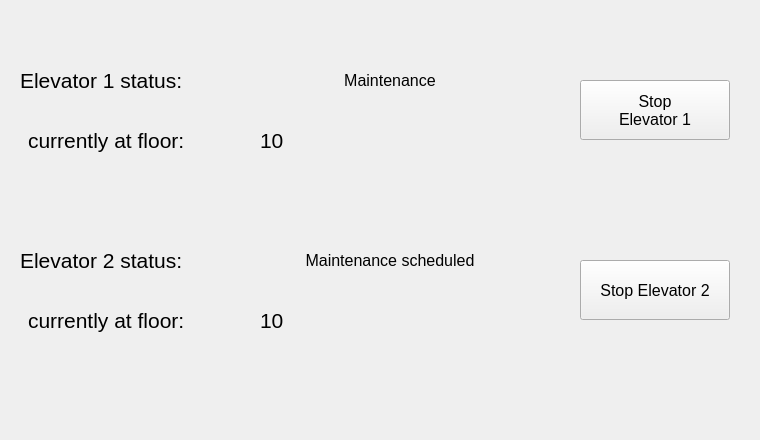
<?xml version="1.0" encoding="UTF-8"?>
<ui version="4.0">
 <class>RemoteWindow</class>
 <widget class="QMainWindow" name="RemoteWindow">
  <property name="geometry">
   <rect>
    <x>0</x>
    <y>0</y>
    <width>760</width>
    <height>440</height>
   </rect>
  </property>
  <property name="windowTitle">
   <string>Remote Elevator Monitor</string>
  </property>
  <widget class="QWidget" name="centralwidget">
   <widget class="QLabel" name="instr1_1">
    <property name="geometry">
     <rect>
      <x>20</x>
      <y>60</y>
      <width>220</width>
      <height>40</height>
     </rect>
    </property>
    <property name="font">
     <font>
      <family>Arial</family>
      <pointsize>16</pointsize>
     </font>
    </property>
    <property name="text">
     <string>Elevator 1 status:</string>
    </property>
   </widget>
   <widget class="QLabel" name="instr2_1">
    <property name="geometry">
     <rect>
      <x>20</x>
      <y>240</y>
      <width>220</width>
      <height>40</height>
     </rect>
    </property>
    <property name="font">
     <font>
      <family>Arial</family>
      <pointsize>16</pointsize>
     </font>
    </property>
    <property name="text">
     <string>Elevator 2 status:</string>
    </property>
   </widget>
   <widget class="QLabel" name="stat1">
    <property name="geometry">
     <rect>
      <x>270</x>
      <y>60</y>
      <width>240</width>
      <height>40</height>
     </rect>
    </property>
    <property name="font">
     <font>
      <family>Arial</family>
      <pointsize>12</pointsize>
     </font>
    </property>
    <property name="text">
     <string>Maintenance</string>
    </property>
    <property name="alignment">
     <set>Qt::AlignCenter</set>
    </property>
   </widget>
   <widget class="QLabel" name="stat2">
    <property name="geometry">
     <rect>
      <x>270</x>
      <y>240</y>
      <width>240</width>
      <height>40</height>
     </rect>
    </property>
    <property name="font">
     <font>
      <family>Arial</family>
      <pointsize>12</pointsize>
     </font>
    </property>
    <property name="text">
     <string>Maintenance scheduled</string>
    </property>
    <property name="alignment">
     <set>Qt::AlignCenter</set>
    </property>
   </widget>
   <widget class="QPushButton" name="btn_ctr1">
    <property name="geometry">
     <rect>
      <x>580</x>
      <y>80</y>
      <width>150</width>
      <height>60</height>
     </rect>
    </property>
    <property name="font">
     <font>
      <family>Arial</family>
      <pointsize>12</pointsize>
     </font>
    </property>
    <property name="text">
     <string>Stop
Elevator 1</string>
    </property>
   </widget>
   <widget class="QPushButton" name="btn_ctr2">
    <property name="geometry">
     <rect>
      <x>580</x>
      <y>260</y>
      <width>150</width>
      <height>60</height>
     </rect>
    </property>
    <property name="font">
     <font>
      <family>Arial</family>
      <pointsize>12</pointsize>
     </font>
    </property>
    <property name="text">
     <string>Stop Elevator 2</string>
    </property>
   </widget>
   <widget class="QLabel" name="instr1_2">
    <property name="geometry">
     <rect>
      <x>28</x>
      <y>120</y>
      <width>220</width>
      <height>40</height>
     </rect>
    </property>
    <property name="font">
     <font>
      <family>Arial</family>
      <pointsize>16</pointsize>
     </font>
    </property>
    <property name="text">
     <string>currently at floor:</string>
    </property>
   </widget>
   <widget class="QLabel" name="floor1">
    <property name="geometry">
     <rect>
      <x>260</x>
      <y>120</y>
      <width>40</width>
      <height>40</height>
     </rect>
    </property>
    <property name="font">
     <font>
      <family>Arial</family>
      <pointsize>16</pointsize>
     </font>
    </property>
    <property name="text">
     <string>10</string>
    </property>
   </widget>
   <widget class="QLabel" name="floor2">
    <property name="geometry">
     <rect>
      <x>260</x>
      <y>300</y>
      <width>40</width>
      <height>40</height>
     </rect>
    </property>
    <property name="font">
     <font>
      <family>Arial</family>
      <pointsize>16</pointsize>
     </font>
    </property>
    <property name="text">
     <string>10</string>
    </property>
   </widget>
   <widget class="QLabel" name="instr2_2">
    <property name="geometry">
     <rect>
      <x>28</x>
      <y>300</y>
      <width>220</width>
      <height>40</height>
     </rect>
    </property>
    <property name="font">
     <font>
      <family>Arial</family>
      <pointsize>16</pointsize>
     </font>
    </property>
    <property name="text">
     <string>currently at floor:</string>
    </property>
   </widget>
  </widget>
 </widget>
 <resources/>
 <connections/>
</ui>
